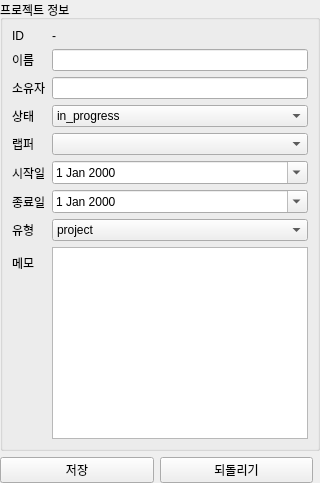
<?xml version="1.0" encoding="UTF-8"?>
<ui version="4.0">
 <class>ProjectDetailForm</class>
 <widget class="QWidget" name="ProjectDetailForm">
  <layout class="QVBoxLayout" name="verticalLayout">
     <property name="leftMargin">
    <number>0</number>
   </property>
   <property name="topMargin">
    <number>0</number>
   </property>
   <property name="rightMargin">
    <number>0</number>
   </property>
   <property name="bottomMargin">
    <number>0</number>
   </property>
   <item>
    <widget class="QGroupBox" name="groupInfo">
     <property name="title"><string>프로젝트 정보</string></property>
     <layout class="QFormLayout" name="formLayout">
      <item row="0" column="0"><widget class="QLabel" name="lblId"><property name="text"><string>ID</string></property></widget></item>
      <item row="0" column="1"><widget class="QLabel" name="valId"><property name="text"><string>-</string></property></widget></item>

      <item row="1" column="0"><widget class="QLabel" name="lblName"><property name="text"><string>이름</string></property></widget></item>
      <item row="1" column="1"><widget class="QLineEdit" name="editName"/></item>

      <item row="2" column="0"><widget class="QLabel" name="lblOwner"><property name="text"><string>소유자</string></property></widget></item>
      <item row="2" column="1"><widget class="QLineEdit" name="editOwner"/></item>

      <item row="3" column="0"><widget class="QLabel" name="lblStatus"><property name="text"><string>상태</string></property></widget></item>
      <item row="3" column="1">
       <widget class="QComboBox" name="comboStatus">
        <item><property name="text"><string>in_progress</string></property></item>
        <item><property name="text"><string>completed</string></property></item>
       </widget>
      </item>

      <item row="4" column="0"><widget class="QLabel" name="lblWrapper"><property name="text"><string>랩퍼</string></property></widget></item>
      <item row="4" column="1"><widget class="QComboBox" name="comboWrapper"/></item>

      <item row="5" column="0"><widget class="QLabel" name="lblStart"><property name="text"><string>시작일</string></property></widget></item>
      <item row="5" column="1"><widget class="QDateEdit" name="dateStart"><property name="calendarPopup"><bool>true</bool></property></widget></item>

      <item row="6" column="0"><widget class="QLabel" name="lblEnd"><property name="text"><string>종료일</string></property></widget></item>
      <item row="6" column="1"><widget class="QDateEdit" name="dateEnd"><property name="calendarPopup"><bool>true</bool></property></widget></item>

      <item row="7" column="0"><widget class="QLabel" name="lblType"><property name="text"><string>유형</string></property></widget></item>
      <item row="7" column="1">
       <widget class="QComboBox" name="comboType">
        <item><property name="text"><string>project</string></property></item>
       </widget>
      </item>

      <item row="8" column="0"><widget class="QLabel" name="lblNotes"><property name="text"><string>메모</string></property></widget></item>
      <item row="8" column="1"><widget class="QPlainTextEdit" name="editNotes"/></item>
     </layout>
    </widget>
   </item>
   <item>
    <layout class="QHBoxLayout" name="buttonLayout">
     <item><widget class="QPushButton" name="btnSave"><property name="text"><string>저장</string></property></widget></item>
     <item><widget class="QPushButton" name="btnReset"><property name="text"><string>되돌리기</string></property></widget></item>
     <item><spacer name="spacer"><property name="orientation"><enum>Qt::Horizontal</enum></property></spacer></item>
    </layout>
   </item>
  </layout>
 </widget>
 <resources/>
 <connections/>
</ui>
